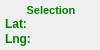
   <widget class="QFrame" name="frmSelection">
    <property name="geometry">
     <rect>
      <x>295</x>
      <y>342</y>
      <width>100</width>
      <height>50</height>
     </rect>
    </property>
    <property name="sizePolicy">
     <sizepolicy hsizetype="Expanding" vsizetype="Preferred">
      <horstretch>0</horstretch>
      <verstretch>0</verstretch>
     </sizepolicy>
    </property>
    <property name="font">
     <font>
      <pointsize>9</pointsize>
     </font>
    </property>
    <property name="toolTip">
     <string>Mouse selection</string>
    </property>
    <property name="autoFillBackground">
     <bool>true</bool>
    </property>
    <widget class="QLabel" name="lblSelectionLat">
     <property name="geometry">
      <rect>
       <x>40</x>
       <y>16</y>
       <width>54</width>
       <height>16</height>
      </rect>
     </property>
     <property name="sizePolicy">
      <sizepolicy hsizetype="Maximum" vsizetype="Minimum">
       <horstretch>0</horstretch>
       <verstretch>0</verstretch>
      </sizepolicy>
     </property>
     <property name="palette">
      <palette>
       <active>
        <colorrole role="WindowText">
         <brush brushstyle="SolidPattern">
          <color alpha="255">
           <red>0</red>
           <green>128</green>
           <blue>0</blue>
          </color>
         </brush>
        </colorrole>
        <colorrole role="Button">
         <brush brushstyle="SolidPattern">
          <color alpha="0">
           <red>0</red>
           <green>0</green>
           <blue>0</blue>
          </color>
         </brush>
        </colorrole>
        <colorrole role="Base">
         <brush brushstyle="SolidPattern">
          <color alpha="0">
           <red>0</red>
           <green>0</green>
           <blue>0</blue>
          </color>
         </brush>
        </colorrole>
        <colorrole role="Window">
         <brush brushstyle="SolidPattern">
          <color alpha="0">
           <red>0</red>
           <green>0</green>
           <blue>0</blue>
          </color>
         </brush>
        </colorrole>
       </active>
       <inactive>
        <colorrole role="WindowText">
         <brush brushstyle="SolidPattern">
          <color alpha="255">
           <red>0</red>
           <green>128</green>
           <blue>0</blue>
          </color>
         </brush>
        </colorrole>
        <colorrole role="Button">
         <brush brushstyle="SolidPattern">
          <color alpha="0">
           <red>0</red>
           <green>0</green>
           <blue>0</blue>
          </color>
         </brush>
        </colorrole>
        <colorrole role="Base">
         <brush brushstyle="SolidPattern">
          <color alpha="0">
           <red>0</red>
           <green>0</green>
           <blue>0</blue>
          </color>
         </brush>
        </colorrole>
        <colorrole role="Window">
         <brush brushstyle="SolidPattern">
          <color alpha="0">
           <red>0</red>
           <green>0</green>
           <blue>0</blue>
          </color>
         </brush>
        </colorrole>
       </inactive>
       <disabled>
        <colorrole role="WindowText">
         <brush brushstyle="SolidPattern">
          <color alpha="255">
           <red>0</red>
           <green>128</green>
           <blue>0</blue>
          </color>
         </brush>
        </colorrole>
        <colorrole role="Button">
         <brush brushstyle="SolidPattern">
          <color alpha="0">
           <red>0</red>
           <green>0</green>
           <blue>0</blue>
          </color>
         </brush>
        </colorrole>
        <colorrole role="Base">
         <brush brushstyle="SolidPattern">
          <color alpha="0">
           <red>0</red>
           <green>0</green>
           <blue>0</blue>
          </color>
         </brush>
        </colorrole>
        <colorrole role="Window">
         <brush brushstyle="SolidPattern">
          <color alpha="0">
           <red>0</red>
           <green>0</green>
           <blue>0</blue>
          </color>
         </brush>
        </colorrole>
       </disabled>
      </palette>
     </property>
     <property name="font">
      <font>
       <pointsize>9</pointsize>
       <weight>75</weight>
       <bold>true</bold>
      </font>
     </property>
     <property name="mouseTracking">
      <bool>false</bool>
     </property>
     <property name="styleSheet">
      <string notr="true"/>
     </property>
     <property name="frameShadow">
      <enum>QFrame::Plain</enum>
     </property>
     <property name="scaledContents">
      <bool>false</bool>
     </property>
     <property name="alignment">
      <set>Qt::AlignLeading|Qt::AlignLeft|Qt::AlignTop</set>
     </property>
     <property name="wordWrap">
      <bool>false</bool>
     </property>
     <property name="margin">
      <number>0</number>
     </property>
     <property name="indent">
      <number>0</number>
     </property>
    </widget>
    <widget class="QLabel" name="lblSelectionLon">
     <property name="geometry">
      <rect>
       <x>40</x>
       <y>31</y>
       <width>54</width>
       <height>16</height>
      </rect>
     </property>
     <property name="sizePolicy">
      <sizepolicy hsizetype="Maximum" vsizetype="Minimum">
       <horstretch>0</horstretch>
       <verstretch>0</verstretch>
      </sizepolicy>
     </property>
     <property name="palette">
      <palette>
       <active>
        <colorrole role="WindowText">
         <brush brushstyle="SolidPattern">
          <color alpha="255">
           <red>0</red>
           <green>128</green>
           <blue>0</blue>
          </color>
         </brush>
        </colorrole>
        <colorrole role="Button">
         <brush brushstyle="SolidPattern">
          <color alpha="0">
           <red>0</red>
           <green>0</green>
           <blue>0</blue>
          </color>
         </brush>
        </colorrole>
        <colorrole role="Base">
         <brush brushstyle="SolidPattern">
          <color alpha="0">
           <red>0</red>
           <green>0</green>
           <blue>0</blue>
          </color>
         </brush>
        </colorrole>
        <colorrole role="Window">
         <brush brushstyle="SolidPattern">
          <color alpha="0">
           <red>0</red>
           <green>0</green>
           <blue>0</blue>
          </color>
         </brush>
        </colorrole>
       </active>
       <inactive>
        <colorrole role="WindowText">
         <brush brushstyle="SolidPattern">
          <color alpha="255">
           <red>0</red>
           <green>128</green>
           <blue>0</blue>
          </color>
         </brush>
        </colorrole>
        <colorrole role="Button">
         <brush brushstyle="SolidPattern">
          <color alpha="0">
           <red>0</red>
           <green>0</green>
           <blue>0</blue>
          </color>
         </brush>
        </colorrole>
        <colorrole role="Base">
         <brush brushstyle="SolidPattern">
          <color alpha="0">
           <red>0</red>
           <green>0</green>
           <blue>0</blue>
          </color>
         </brush>
        </colorrole>
        <colorrole role="Window">
         <brush brushstyle="SolidPattern">
          <color alpha="0">
           <red>0</red>
           <green>0</green>
           <blue>0</blue>
          </color>
         </brush>
        </colorrole>
       </inactive>
       <disabled>
        <colorrole role="WindowText">
         <brush brushstyle="SolidPattern">
          <color alpha="255">
           <red>0</red>
           <green>128</green>
           <blue>0</blue>
          </color>
         </brush>
        </colorrole>
        <colorrole role="Button">
         <brush brushstyle="SolidPattern">
          <color alpha="0">
           <red>0</red>
           <green>0</green>
           <blue>0</blue>
          </color>
         </brush>
        </colorrole>
        <colorrole role="Base">
         <brush brushstyle="SolidPattern">
          <color alpha="0">
           <red>0</red>
           <green>0</green>
           <blue>0</blue>
          </color>
         </brush>
        </colorrole>
        <colorrole role="Window">
         <brush brushstyle="SolidPattern">
          <color alpha="0">
           <red>0</red>
           <green>0</green>
           <blue>0</blue>
          </color>
         </brush>
        </colorrole>
       </disabled>
      </palette>
     </property>
     <property name="font">
      <font>
       <pointsize>9</pointsize>
       <weight>75</weight>
       <bold>true</bold>
      </font>
     </property>
     <property name="mouseTracking">
      <bool>false</bool>
     </property>
     <property name="styleSheet">
      <string notr="true"/>
     </property>
     <property name="frameShadow">
      <enum>QFrame::Plain</enum>
     </property>
     <property name="alignment">
      <set>Qt::AlignLeading|Qt::AlignLeft|Qt::AlignTop</set>
     </property>
     <property name="indent">
      <number>0</number>
     </property>
    </widget>
    <widget class="QLabel" name="lblSelection">
     <property name="geometry">
      <rect>
       <x>3</x>
       <y>3</y>
       <width>96</width>
       <height>14</height>
      </rect>
     </property>
     <property name="palette">
      <palette>
       <active>
        <colorrole role="WindowText">
         <brush brushstyle="SolidPattern">
          <color alpha="255">
           <red>0</red>
           <green>128</green>
           <blue>0</blue>
          </color>
         </brush>
        </colorrole>
       </active>
       <inactive>
        <colorrole role="WindowText">
         <brush brushstyle="SolidPattern">
          <color alpha="255">
           <red>0</red>
           <green>128</green>
           <blue>0</blue>
          </color>
         </brush>
        </colorrole>
       </inactive>
       <disabled>
        <colorrole role="WindowText">
         <brush brushstyle="SolidPattern">
          <color alpha="255">
           <red>106</red>
           <green>104</green>
           <blue>100</blue>
          </color>
         </brush>
        </colorrole>
       </disabled>
      </palette>
     </property>
     <property name="font">
      <font>
       <pointsize>8</pointsize>
       <weight>75</weight>
       <bold>true</bold>
      </font>
     </property>
     <property name="styleSheet">
      <string notr="true"/>
     </property>
     <property name="text">
      <string>Selection</string>
     </property>
     <property name="alignment">
      <set>Qt::AlignCenter</set>
     </property>
     <property name="indent">
      <number>1</number>
     </property>
    </widget>
    <widget class="QLabel" name="lblSelectionLatLabel">
     <property name="enabled">
      <bool>true</bool>
     </property>
     <property name="geometry">
      <rect>
       <x>5</x>
       <y>16</y>
       <width>31</width>
       <height>16</height>
      </rect>
     </property>
     <property name="sizePolicy">
      <sizepolicy hsizetype="Expanding" vsizetype="Preferred">
       <horstretch>0</horstretch>
       <verstretch>0</verstretch>
      </sizepolicy>
     </property>
     <property name="palette">
      <palette>
       <active>
        <colorrole role="WindowText">
         <brush brushstyle="SolidPattern">
          <color alpha="255">
           <red>0</red>
           <green>128</green>
           <blue>0</blue>
          </color>
         </brush>
        </colorrole>
        <colorrole role="Button">
         <brush brushstyle="SolidPattern">
          <color alpha="0">
           <red>0</red>
           <green>0</green>
           <blue>0</blue>
          </color>
         </brush>
        </colorrole>
        <colorrole role="Base">
         <brush brushstyle="SolidPattern">
          <color alpha="0">
           <red>0</red>
           <green>0</green>
           <blue>0</blue>
          </color>
         </brush>
        </colorrole>
        <colorrole role="Window">
         <brush brushstyle="SolidPattern">
          <color alpha="0">
           <red>0</red>
           <green>0</green>
           <blue>0</blue>
          </color>
         </brush>
        </colorrole>
       </active>
       <inactive>
        <colorrole role="WindowText">
         <brush brushstyle="SolidPattern">
          <color alpha="255">
           <red>0</red>
           <green>128</green>
           <blue>0</blue>
          </color>
         </brush>
        </colorrole>
        <colorrole role="Button">
         <brush brushstyle="SolidPattern">
          <color alpha="0">
           <red>0</red>
           <green>0</green>
           <blue>0</blue>
          </color>
         </brush>
        </colorrole>
        <colorrole role="Base">
         <brush brushstyle="SolidPattern">
          <color alpha="0">
           <red>0</red>
           <green>0</green>
           <blue>0</blue>
          </color>
         </brush>
        </colorrole>
        <colorrole role="Window">
         <brush brushstyle="SolidPattern">
          <color alpha="0">
           <red>0</red>
           <green>0</green>
           <blue>0</blue>
          </color>
         </brush>
        </colorrole>
       </inactive>
       <disabled>
        <colorrole role="WindowText">
         <brush brushstyle="SolidPattern">
          <color alpha="255">
           <red>0</red>
           <green>128</green>
           <blue>0</blue>
          </color>
         </brush>
        </colorrole>
        <colorrole role="Button">
         <brush brushstyle="SolidPattern">
          <color alpha="0">
           <red>0</red>
           <green>0</green>
           <blue>0</blue>
          </color>
         </brush>
        </colorrole>
        <colorrole role="Base">
         <brush brushstyle="SolidPattern">
          <color alpha="0">
           <red>0</red>
           <green>0</green>
           <blue>0</blue>
          </color>
         </brush>
        </colorrole>
        <colorrole role="Window">
         <brush brushstyle="SolidPattern">
          <color alpha="0">
           <red>0</red>
           <green>0</green>
           <blue>0</blue>
          </color>
         </brush>
        </colorrole>
       </disabled>
      </palette>
     </property>
     <property name="font">
      <font>
       <pointsize>9</pointsize>
       <weight>75</weight>
       <bold>true</bold>
      </font>
     </property>
     <property name="styleSheet">
      <string notr="true"/>
     </property>
     <property name="frameShape">
      <enum>QFrame::NoFrame</enum>
     </property>
     <property name="frameShadow">
      <enum>QFrame::Sunken</enum>
     </property>
     <property name="lineWidth">
      <number>1</number>
     </property>
     <property name="text">
      <string>Lat:</string>
     </property>
     <property name="textFormat">
      <enum>Qt::AutoText</enum>
     </property>
     <property name="indent">
      <number>0</number>
     </property>
    </widget>
    <widget class="QLabel" name="lblSelectionLonLabel">
     <property name="geometry">
      <rect>
       <x>5</x>
       <y>31</y>
       <width>31</width>
       <height>16</height>
      </rect>
     </property>
     <property name="sizePolicy">
      <sizepolicy hsizetype="Expanding" vsizetype="Expanding">
       <horstretch>0</horstretch>
       <verstretch>0</verstretch>
      </sizepolicy>
     </property>
     <property name="palette">
      <palette>
       <active>
        <colorrole role="WindowText">
         <brush brushstyle="SolidPattern">
          <color alpha="255">
           <red>0</red>
           <green>128</green>
           <blue>0</blue>
          </color>
         </brush>
        </colorrole>
        <colorrole role="Button">
         <brush brushstyle="SolidPattern">
          <color alpha="0">
           <red>0</red>
           <green>0</green>
           <blue>0</blue>
          </color>
         </brush>
        </colorrole>
        <colorrole role="Base">
         <brush brushstyle="SolidPattern">
          <color alpha="0">
           <red>0</red>
           <green>0</green>
           <blue>0</blue>
          </color>
         </brush>
        </colorrole>
        <colorrole role="Window">
         <brush brushstyle="SolidPattern">
          <color alpha="0">
           <red>0</red>
           <green>0</green>
           <blue>0</blue>
          </color>
         </brush>
        </colorrole>
       </active>
       <inactive>
        <colorrole role="WindowText">
         <brush brushstyle="SolidPattern">
          <color alpha="255">
           <red>0</red>
           <green>128</green>
           <blue>0</blue>
          </color>
         </brush>
        </colorrole>
        <colorrole role="Button">
         <brush brushstyle="SolidPattern">
          <color alpha="0">
           <red>0</red>
           <green>0</green>
           <blue>0</blue>
          </color>
         </brush>
        </colorrole>
        <colorrole role="Base">
         <brush brushstyle="SolidPattern">
          <color alpha="0">
           <red>0</red>
           <green>0</green>
           <blue>0</blue>
          </color>
         </brush>
        </colorrole>
        <colorrole role="Window">
         <brush brushstyle="SolidPattern">
          <color alpha="0">
           <red>0</red>
           <green>0</green>
           <blue>0</blue>
          </color>
         </brush>
        </colorrole>
       </inactive>
       <disabled>
        <colorrole role="WindowText">
         <brush brushstyle="SolidPattern">
          <color alpha="255">
           <red>0</red>
           <green>128</green>
           <blue>0</blue>
          </color>
         </brush>
        </colorrole>
        <colorrole role="Button">
         <brush brushstyle="SolidPattern">
          <color alpha="0">
           <red>0</red>
           <green>0</green>
           <blue>0</blue>
          </color>
         </brush>
        </colorrole>
        <colorrole role="Base">
         <brush brushstyle="SolidPattern">
          <color alpha="0">
           <red>0</red>
           <green>0</green>
           <blue>0</blue>
          </color>
         </brush>
        </colorrole>
        <colorrole role="Window">
         <brush brushstyle="SolidPattern">
          <color alpha="0">
           <red>0</red>
           <green>0</green>
           <blue>0</blue>
          </color>
         </brush>
        </colorrole>
       </disabled>
      </palette>
     </property>
     <property name="font">
      <font>
       <pointsize>9</pointsize>
       <weight>75</weight>
       <bold>true</bold>
      </font>
     </property>
     <property name="styleSheet">
      <string notr="true"/>
     </property>
     <property name="frameShadow">
      <enum>QFrame::Sunken</enum>
     </property>
     <property name="text">
      <string>Lng:</string>
     </property>
     <property name="indent">
      <number>0</number>
     </property>
    </widget>
   </widget>
